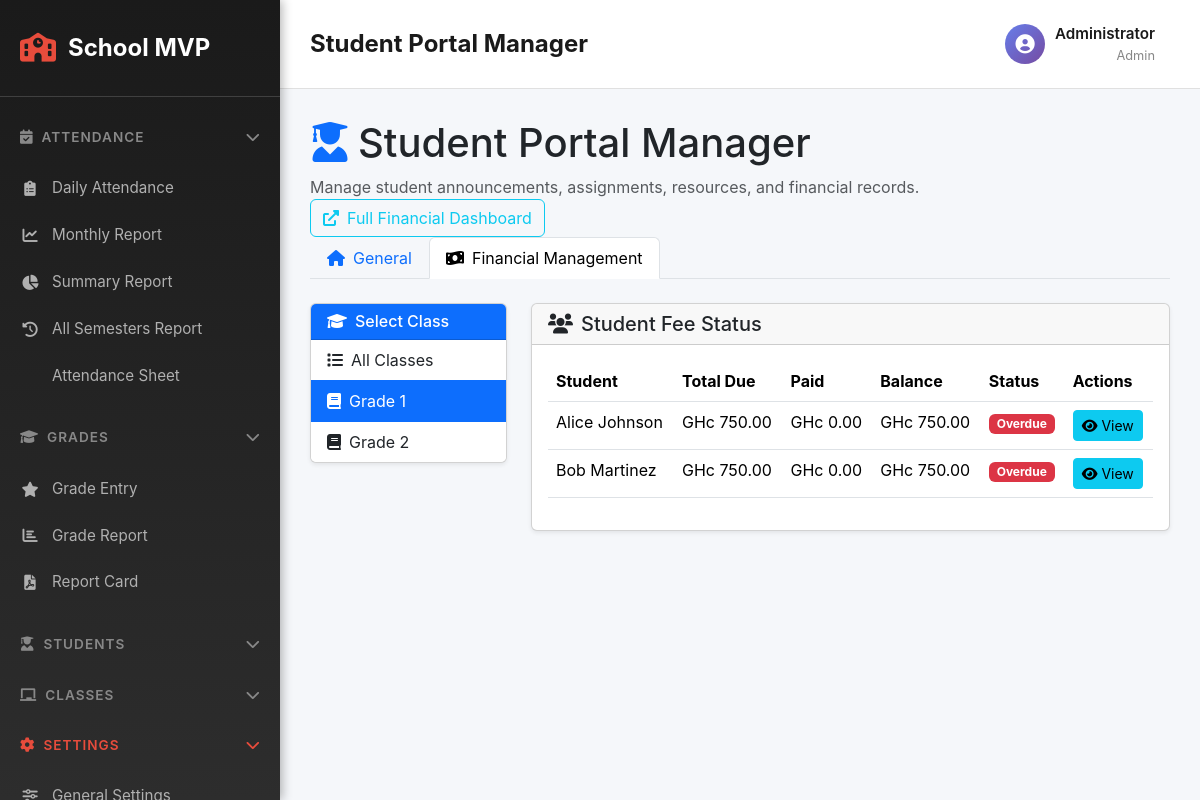
Page /admin_student_portal.php?tab=financial&selected_class=1 (signed in) on the committed database.
### tables this page shows
CREATE TABLE IF NOT EXISTS classes (
  id INT AUTO_INCREMENT PRIMARY KEY,
  name VARCHAR(128) NOT NULL,
  teacher_id INT DEFAULT NULL,
  created_at TIMESTAMP DEFAULT CURRENT_TIMESTAMP,
  FOREIGN KEY (teacher_id) REFERENCES teachers(id) ON DELETE SET NULL
);

CREATE TABLE IF NOT EXISTS students (
  id INT AUTO_INCREMENT PRIMARY KEY,
  name VARCHAR(128) NOT NULL,
  age INT DEFAULT NULL,
  contact VARCHAR(128) DEFAULT NULL,
  class_id INT DEFAULT NULL,
  photo VARCHAR(255) DEFAULT NULL,
  created_at TIMESTAMP DEFAULT CURRENT_TIMESTAMP,
  FOREIGN KEY (class_id) REFERENCES classes(id) ON DELETE SET NULL
);

### inc/services.php (called while the page is built, shortened)
<?php
abstract class BaseService
{
    protected PDO $pdo;
    protected string $table;
    public function __construct(PDO $pdo = null)
    {
        $this->pdo = $pdo ?? getDb();
    }
    public function getAll(array $filters = [], string $orderBy = 'id', string $order = 'ASC'): array
    {
        $where = $this->buildWhereClause($filters);
        $sql = "SELECT * FROM {$this->table}";
        if (!empty($where['sql'])) {
            $sql .= " WHERE " . $where['sql'];
        }
        $sql .= " ORDER BY {$orderBy} {$order}";
        $stmt = $this->pdo->prepare($sql);
        $stmt->execute($where['params']);
        return $stmt->fetchAll(PDO::FETCH_ASSOC);
    }
    protected function buildWhereClause(array $filters): array
    {
        $where = ['sql' => '', 'params' => []];
        $conditions = [];
        foreach ($filters as $key => $value) {
            if (is_array($value)) {
                $placeholders = implode(',', array_fill(0, count($value), '?'));
                $conditions[] = "{$key} IN ({$placeholders})";
                $where['params'] = array_merge($where['params'], $value);
            } else {
                $conditions[] = "{$key} = ?";
                $where['params'][] = $value;
            }
        }
        $where['sql'] = implode(' AND ', $conditions);
        return $where;
    }
    protected function query(string $sql, array $params = []): PDOStatement
    {
        $stmt = $this->pdo->prepare($sql);
        $stmt->execute($params);
        return $stmt;
    }
}
class StudentService extends BaseService
{
    public function getStudentsByClass(int $classId): array
    {
        return $this->getAll(['class_id' => $classId], 'name');
    }
}
class FeeService extends BaseService
{
    public function getStudentFeesOverview(int $studentId): array
    {
        $stmt = $this->query(
            "SELECT cf.*,
                    COALESCE(SUM(pr.amount_paid), 0) as total_paid,
                    cf.amount - COALESCE(SUM(pr.amount_paid), 0) as balance,
                    CASE WHEN cf.due_date < NOW() AND cf.amount - COALESCE(SUM(pr.amount_paid), 0) > 0 THEN TRUE ELSE FALSE END as is_overdue
             FROM class_fees cf
             JOIN students s ON cf.class_id = s.class_id
             LEFT JOIN payment_records pr ON cf.id = pr.class_fee_id AND pr.student_id = ?
             WHERE s.id = ? AND cf.is_active = TRUE
             GROUP BY cf.id
             ORDER BY cf.due_date",
            [$studentId, $studentId]
        );
        return $stmt->fetchAll(PDO::FETCH_ASSOC);
    }
}

### admin_student_portal.php (the view, shortened to what this page needs)
<?php
require_once __DIR__ . '/inc/services.php';
$pdo = getDb();
$feeService = new FeeService($pdo);
$studentService = new StudentService($pdo);
$classes = $pdo->query('SELECT id, name FROM classes ORDER BY name')->fetchAll();
$classFeeTargets = $pdo->query(
    "SELECT
        c.id AS class_id,
        c.name AS class_name,
        COUNT(cf.id) AS active_fee_items,
        COALESCE(SUM(cf.amount), 0) AS total_class_fee_target
     FROM classes c
     LEFT JOIN class_fees cf ON cf.class_id = c.id AND cf.is_active = 1
     GROUP BY c.id, c.name
     ORDER BY c.name"
)->fetchAll();
$tab = trim($_GET['tab'] ?? 'general');
$selectedClassId = intval($_GET['selected_class'] ?? 0);
$selectedStudentId = intval($_GET['selected_student'] ?? 0);
$paymentStudents = [];
if ($tab === 'financial' && $selectedClassId > 0) {
    $paymentStudents = $studentService->getStudentsByClass($selectedClassId);
}
include __DIR__ . '/inc/sidebar-header.php';
?>
<div class="table-header">
    <div>
        <h1 class="table-title"><i class="fas fa-user-graduate me-2 text-primary"></i>Student Portal Manager</h1>
        <p class="text-muted mb-0">Manage student announcements, assignments, resources, and financial records.</p>
    </div>
    <div>
        <a href="financial.php" class="btn btn-outline-info" target="_blank"><i class="fas fa-external-link-alt me-2"></i>Full Financial Dashboard</a>
    </div>
</div>
<ul class="nav nav-tabs mb-4" role="tablist">
    <li class="nav-item" role="presentation">
        <button class="nav-link <?= $tab === 'general' ? 'active' : '' ?>" id="general-tab" data-bs-toggle="tab" data-bs-target="#general-content" type="button" role="tab">
            <i class="fas fa-home me-2"></i>General
        </button>
    </li>
    <li class="nav-item" role="presentation">
        <button class="nav-link <?= $tab === 'financial' ? 'active' : '' ?>" id="financial-tab" data-bs-toggle="tab" data-bs-target="#financial-content" type="button" role="tab">
            <i class="fas fa-money-bill-wave me-2"></i>Financial Management
        </button>
    </li>
</ul>
<div class="tab-content">
<div class="tab-pane fade <?= $tab === 'financial' ? 'show active' : '' ?>" id="financial-content" role="tabpanel">
<div class="row g-4">
    <div class="col-lg-3">
        <div class="card shadow-sm">
            <div class="card-header bg-primary text-white">
                <h6 class="mb-0"><i class="fas fa-graduation-cap me-2"></i>Select Class</h6>
            </div>
            <div class="list-group list-group-flush" style="max-height: 400px; overflow-y: auto;">
                <a href="admin_student_portal.php?tab=financial" class="list-group-item list-group-item-action <?= $selectedClassId == 0 ? 'active' : '' ?>">
                    <i class="fas fa-list me-2"></i>All Classes
                </a>
                <?php foreach ($classes as $c): ?>
                <a href="admin_student_portal.php?tab=financial&selected_class=<?= $c['id'] ?>"
                   class="list-group-item list-group-item-action <?= $c['id'] == $selectedClassId ? 'active' : '' ?>">
                    <i class="fas fa-book me-2"></i><?= htmlspecialchars($c['name']) ?>
                </a>
                <?php endforeach; ?>
            </div>
        </div>
    </div>
    <div class="col-lg-9">
        <?php if ($selectedClassId == 0): ?>
        <div class="card shadow-sm p-4">
            <h5><i class="fas fa-layer-group me-2"></i>Overall Financial Summary</h5>
            <p class="text-muted">Select a class to view details or manage payments.</p>
            <div class="table-responsive mt-4">
                <table class="table table-hover">
                    <thead>
                        <tr>
                            <th>Class</th>
                            <th>Active Fee Items</th>
                            <th>Amount Per Student</th>
                        </tr>
                    </thead>
                    <tbody>
                        <?php foreach ($classFeeTargets as $ct): ?>
                        <tr>
                            <td><strong><?= htmlspecialchars($ct['class_name']) ?></strong></td>
                            <td><?= intval($ct['active_fee_items']) ?></td>
                            <td>GHc <?= number_format((float)$ct['total_class_fee_target'], 2) ?></td>
                        </tr>
                        <?php endforeach; ?>
                    </tbody>
                </table>
            </div>
        </div>
        <?php elseif ($selectedClassId > 0 && $selectedStudentId == 0): ?>
        <div class="card shadow-sm mb-4">
            <div class="card-header">
                <h5 class="mb-0"><i class="fas fa-users me-2"></i>Student Fee Status</h5>
            </div>
            <div class="card-body">
                <div class="table-responsive">
                    <table class="table table-hover">
                        <thead>
                            <tr>
                                <th>Student</th>
                                <th>Total Due</th>
                                <th>Paid</th>
                                <th>Balance</th>
                                <th>Status</th>
                                <th>Actions</th>
                            </tr>
                        </thead>
                        <tbody>
                            <?php foreach ($paymentStudents as $student):
                                $fees = $feeService->getStudentFeesOverview($student['id']);
                                $totalDue = array_sum(array_column($fees, 'amount'));
                                $totalPaid = array_sum(array_column($fees, 'total_paid'));
                                $balance = max(0, $totalDue - $totalPaid);
                                $hasOverdue = count(array_filter($fees, fn($f) => $f['is_overdue'])) > 0;
                                if ($totalDue == 0) {
                                    $status = '<span class="badge bg-secondary">No Fees</span>';
                                } elseif ($balance == 0) {
                                    $status = '<span class="badge bg-success">Paid</span>';
                                } elseif ($hasOverdue) {
                                    $status = '<span class="badge bg-danger">Overdue</span>';
                                } else {
                                    $status = '<span class="badge bg-warning">Pending</span>';
                                }
                            ?>
                            <tr>
                                <td><?= htmlspecialchars($student['name']) ?></td>
                                <td>GHc <?= number_format($totalDue, 2) ?></td>
                                <td>GHc <?= number_format($totalPaid, 2) ?></td>
                                <td>GHc <?= number_format($balance, 2) ?></td>
                                <td><?= $status ?></td>
                                <td>
                                    <a href="admin_student_portal.php?tab=financial&selected_class=<?= $selectedClassId ?>&selected_student=<?= $student['id'] ?>"
                                       class="btn btn-sm btn-info">
                                        <i class="fas fa-eye me-1"></i>View
                                    </a>
                                </td>
                            </tr>
                            <?php endforeach; ?>
                        </tbody>
                    </table>
                </div>
            </div>
        </div>
        <?php endif; ?>
    </div>
</div>
</div>
</div>
<?php include __DIR__ . '/inc/sidebar-footer.php'; ?>

### inc/sidebar-header.php (style rules this page uses)
* { margin: 0; padding: 0; box-sizing: border-box; }
html, body { width: 100%; height: 100%; margin: 0 !important; padding: 0 !important; }
body { display: flex !important; min-height: 100vh; background-color: #f5f7fa; font-family: -apple-system, BlinkMacSystemFont, "Segoe UI", Roboto, "Helvetica Neue", Arial, sans-serif; flex-wrap: nowrap !important; }
.mb-0 { margin-bottom: 0 !important; }

### rows in the picture
classes: name "Grade 1"
classes: name "Grade 2"
students: name "Alice Johnson", totalDue "750.00", totalPaid "0.00", balance "750.00"
students: name "Bob Martinez", totalDue "750.00", totalPaid "0.00", balance "750.00"

### other values in the picture
APP_NAME "School MVP"
$pageTitle "Student Portal Manager"
$user['name'] "Administrator"
$user['role'] "Admin"
